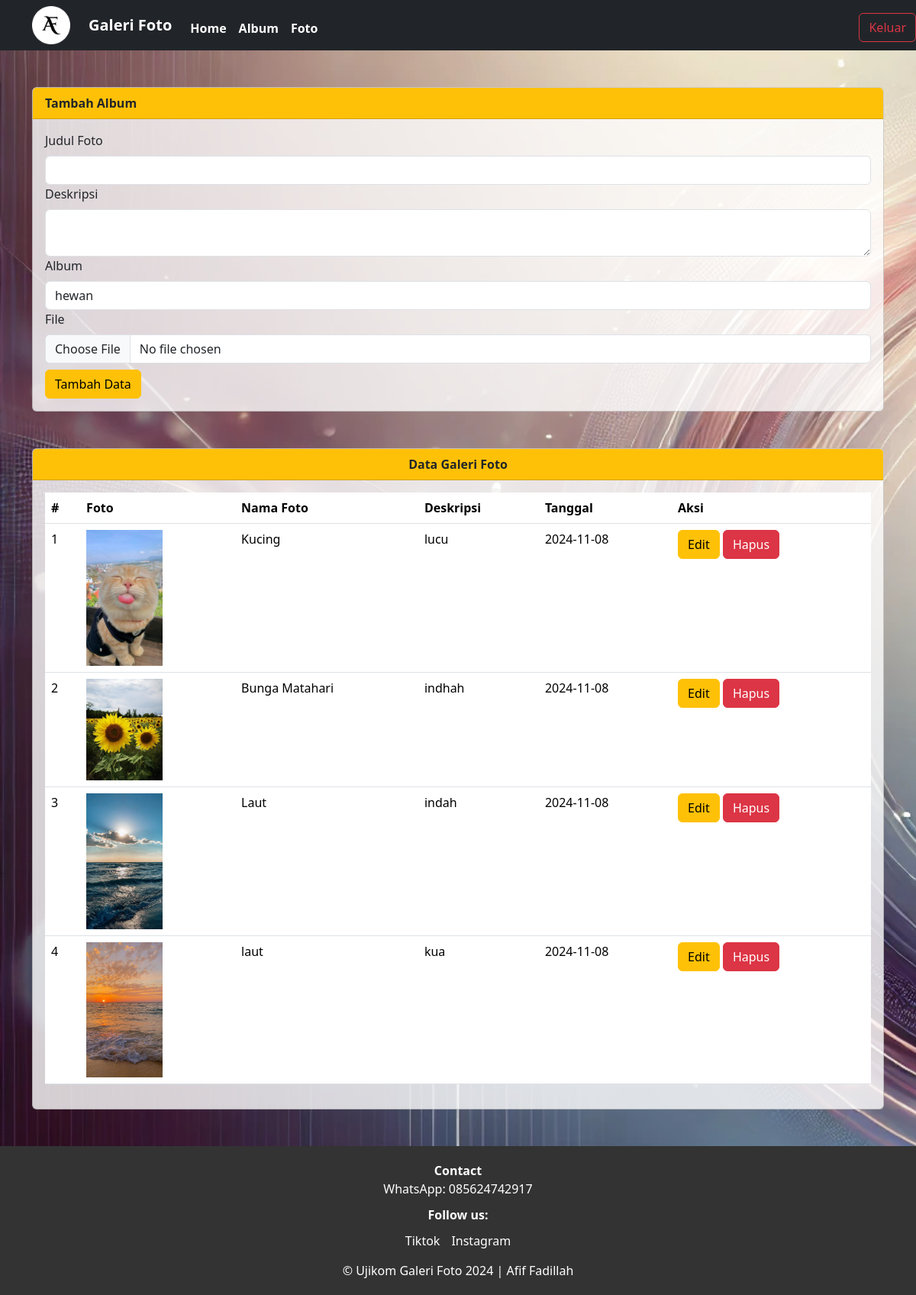
The app's page /admin/foto.php (signed in) with its own data.
### tables this page shows
CREATE TABLE `foto` (
  `fotoid` int(11) NOT NULL,
  `judulfoto` varchar(255) NOT NULL,
  `deskripsifoto` text NOT NULL,
  `tanggalunggah` date NOT NULL,
  `lokasifile` varchar(255) NOT NULL,
  `albumid` int(11) NOT NULL,
  `userid` int(11) NOT NULL
);

### admin/foto.php (the view, shortened to what this page needs)
<?php
include '../config/koneksi.php';
$userid = $_SESSION['userid'];
?>
<!DOCTYPE html>
<html lang="en">
<head>
  <link href="https://cdn.jsdelivr.net/npm/bootstrap@5.3.3/dist/css/bootstrap.min.css" rel="stylesheet"
>
</head>
<body>
  <nav class="navbar navbar-expand-lg bg-dark">
    <div class="container">
      <img src="../assets/img/image-modified.png" width="50px" height="50px">
      <a class="navbar-brand text-white fw-bold ms-4" href="index.php">Galeri Foto</a>
      <div class="collapse navbar-collapse mt-2" id="navbarNav">
        <ul class="navbar-nav me-auto">
          <li class="nav-item">
            <a class="nav-link active text-white fw-bold" aria-current="page" href="home.php">Home</a>
          </li>
          <li class="nav-item">
            <a class="nav-link active text-white fw-bold" aria-current="page" href="album.php">Album</a>
          </li>
          <li class="nav-item">
            <a class="nav-link active text-white fw-bold" aria-current="page" href="foto.php">Foto</a>
          </li>
          <a href="../config/aksi_logout.php" class="btn btn-outline-danger position-absolute end-0">Keluar</a>
      </div>
    </div>
  </nav>
  <div class="container">
      <div class="col-md-12">
        <div class="card mt-5">
          <div class="card-header bg-warning fw-bold">Tambah Album</div>
          <div class="card-body">
            <form action="../config/aksi_foto.php" method="POST" enctype="multipart/form-data">
              <label class="form-label">Judul Foto</label>
              <input type="text" name="judulfoto" class="form-control" required>
              <label class="form-label">Deskripsi</label>
              <textarea class="form-control" name="deskripsifoto" required></textarea>
              <label class="form-label">Album</label>
              <select class="form-control" name="albumid" required>
                <?php
                $sql_album = mysqli_query($koneksi, "SELECT * FROM album WHERE userid='$userid'");
                while ($data_album = mysqli_fetch_array($sql_album)) { ?>
                  <option value="<?php echo $data_album['albumid'] ?>"><?php echo $data_album['namaalbum'] ?></option>
                <?php } ?>
              </select>
              <label class="form-label">File</label>
              <input type="file" class="form-control" name="lokasifile" required>
              <button type="submit" class="btn btn-warning mt-2" name="tambah">Tambah Data</button>
            </form>
          </div>
        </div>
      </div>
      <div class="col-md-12">
        <div class="card mt-5">
          <div class="card-header bg-warning text-center fw-bold">Data Galeri Foto</div>
          <div class="card-body">
            <table class="table">
              <thead>
                <tr>
                  <th>#</th>
                  <th>Foto</th>
                  <th>Nama Foto</th>
                  <th>Deskripsi</th>
                  <th>Tanggal</th>
                  <th>Aksi</th>
                </tr>
              </thead>
              <tbody>
                <?php
                $no = 1;
                $sql = mysqli_query($koneksi, "SELECT * FROM foto WHERE userid='$userid'");
                while ($data = mysqli_fetch_array($sql)) {
                  ?>
                  <tr>
                    <td><?php echo $no++ ?></td>
                    <td><img src="../assets/img/<?php echo $data['lokasifile'] ?>" width="100"></td>
                    <td><?php echo $data['judulfoto'] ?></td>
                    <td><?php echo $data['deskripsifoto'] ?></td>
                    <td><?php echo $data['tanggalunggah'] ?></td>
                    <td>
                      <button type="button" class="btn btn-warning" data-bs-toggle="modal"
                        data-bs-target="#edit<?php echo $data['fotoid'] ?>">
                        Edit
                      </button>
                      <button type="button" class="btn btn-danger" data-bs-toggle="modal"
                        data-bs-target="#hapus<?php echo $data['fotoid'] ?>">
                        Hapus
                      </button>
                    </td>
                  </tr>
                <?php } ?>
              </tbody>
            </table>
          </div>
        </div>
      </div>
  </div>
  <footer class="mt-5">
    <div style="background-color: #333; color: #fff; padding: 20px; text-align: center;">
        <p style="margin: 0; padding: 0;">
            <strong>Contact</strong><br>
            WhatsApp: 085624742917
        </p>
        <p style="margin: 10px 0; padding: 0;">
            <strong>Follow us:</strong>
        </p>
        <div style="display: flex; justify-content: center; gap: 15px; margin-bottom: 15px;">
            <a href="https://www.tiktok.com/@afiffadillah690" style="color: #fff; text-decoration: none;">Tiktok</a>
            <a href="https://www.instagram.com/afif_fadill17/" style="color: #fff; text-decoration: none;">Instagram</a>
        </div>
        <p style="margin: 0;">&copy; Ujikom Galeri Foto 2024 | Afif Fadillah</p>
    </div>
</footer>
</body>
</html>

### admin/foto.php (style rules this page uses)
body { background-image: url('../assets/img/bg.png'); background-size: cover; background-repeat: no-repeat; background-attachment: fixed; }
.card { background-color: rgba(255, 255, 255, 0.8); }

### records on screen
foto: lokasifile (picture), judulfoto "Kucing", deskripsifoto "lucu", tanggalunggah "2024-11-08"
foto: lokasifile (picture), judulfoto "Bunga Matahari", deskripsifoto "indhah", tanggalunggah "2024-11-08"
foto: lokasifile (picture), judulfoto "Laut", deskripsifoto "indah", tanggalunggah "2024-11-08"
foto: lokasifile (picture), judulfoto "laut", deskripsifoto "kua", tanggalunggah "2024-11-08"

### other values on screen
form field albumid "hewan"
